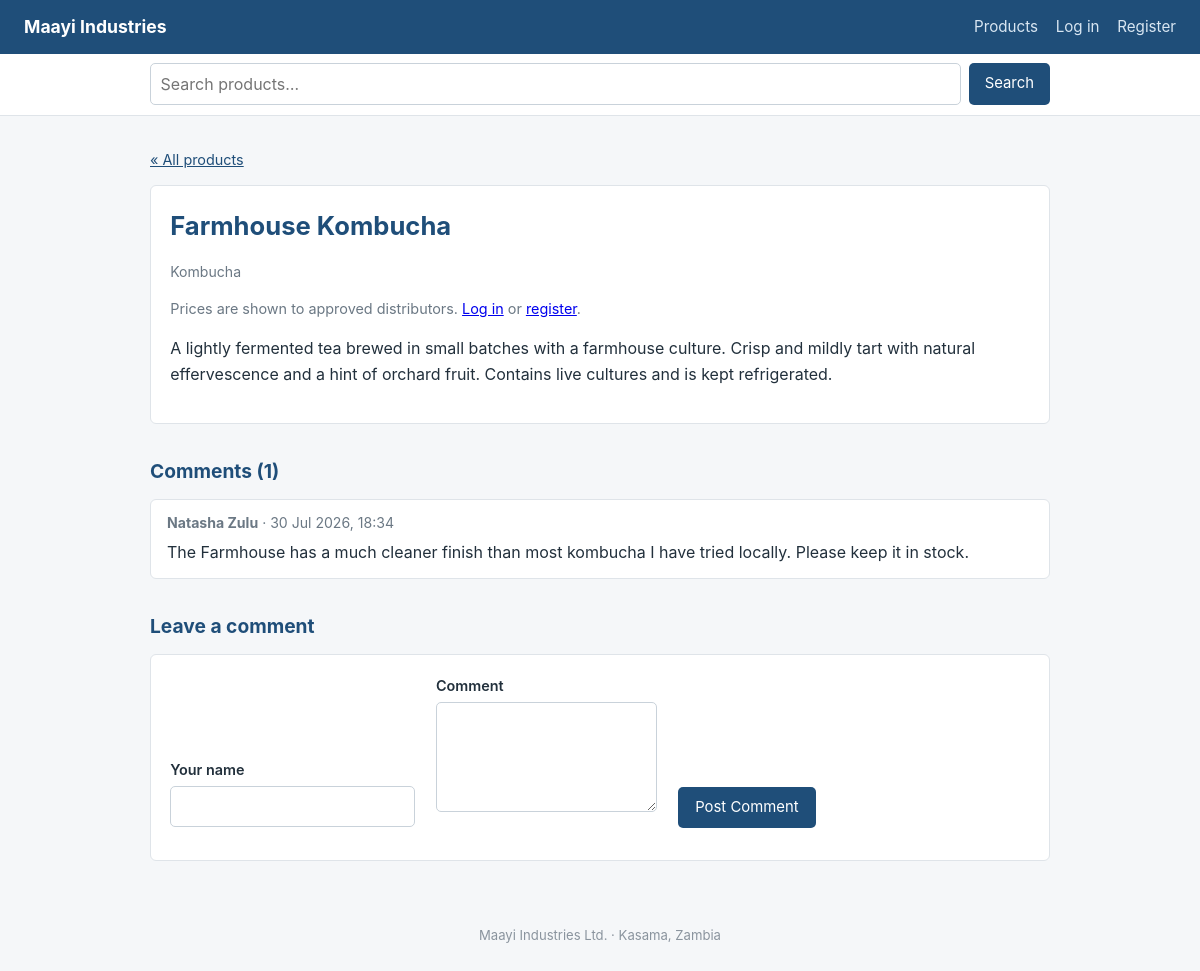
The page /page.php?id=3 on the database its author committed.
### tables this page shows
CREATE TABLE pages (
    page_id     INT AUTO_INCREMENT PRIMARY KEY,
    title       VARCHAR(150)  NOT NULL,
    category_id INT           NULL,
    body        TEXT          NOT NULL,
    price       DECIMAL(10,2) NOT NULL DEFAULT 0.00,
    created_at  DATETIME      NOT NULL DEFAULT CURRENT_TIMESTAMP,
    updated_at  DATETIME      NOT NULL DEFAULT CURRENT_TIMESTAMP
                              ON UPDATE CURRENT_TIMESTAMP,
    CONSTRAINT fk_pages_category
        FOREIGN KEY (category_id) REFERENCES categories(category_id)
        ON DELETE SET NULL
);

CREATE TABLE categories (
    category_id INT AUTO_INCREMENT PRIMARY KEY,
    name        VARCHAR(80) NOT NULL UNIQUE
);

CREATE TABLE comments (
    comment_id  INT AUTO_INCREMENT PRIMARY KEY,
    page_id     INT          NOT NULL,
    author_name VARCHAR(80)  NOT NULL,
    body        TEXT         NOT NULL,
    created_at  DATETIME     NOT NULL DEFAULT CURRENT_TIMESTAMP,
    CONSTRAINT fk_comments_page
        FOREIGN KEY (page_id) REFERENCES pages(page_id)
        ON DELETE CASCADE
);

### includes/functions.php (called while the page is built, shortened)
<?php
function logged_in(): bool {
    return isset($_SESSION['user_id']);
}
function approved_distributor_id(PDO $pdo): ?int {
    if (!logged_in()) {
        return null;
    }
    $stmt = $pdo->prepare(
        "SELECT distributor_id FROM distributors
          WHERE user_id = ? AND approval_status = 'approved'"
    );
    $stmt->execute([$_SESSION['user_id']]);
    $id = $stmt->fetchColumn();
    return $id === false ? null : (int)$id;
}
function url(string $path = ''): string {
    $root = rtrim(dirname($_SERVER['SCRIPT_NAME']), '/\\');
    $root = preg_replace('#/admin$#', '', $root);
    return $root . '/' . ltrim($path, '/');
}
function e(?string $text): string {
    return htmlspecialchars($text ?? '', ENT_QUOTES, 'UTF-8');
}

### page.php (the view, shortened to what this page needs)
<?php
require_once __DIR__ . '/includes/db.php';
require_once __DIR__ . '/includes/functions.php';
$id = clean_id($_GET['id'] ?? null);
$stmt = $pdo->prepare(
    'SELECT pages.*, categories.name AS category_name
       FROM pages
       LEFT JOIN categories ON pages.category_id = categories.category_id
      WHERE pages.page_id = ?'
);
$stmt->execute([$id]);
$page = $stmt->fetch();
$dist_id = approved_distributor_id($pdo);
$pricing = ($dist_id !== null)
    ? price_for_distributor($pdo, $dist_id, (int)$page['page_id'], (float)$page['price'])
    : null;
$author = '';
$body   = '';
$stmt = $pdo->prepare('SELECT * FROM comments WHERE page_id = ? ORDER BY created_at DESC');
$stmt->execute([$id]);
$comments = $stmt->fetchAll();
require_once __DIR__ . '/includes/header.php';
?>
<p class="crumb"><a href="<?= url('index.php') ?>">&laquo; All products</a></p>
<article class="box">
    <h1><?= e($page['title']) ?></h1>
    <p class="meta">
        <?= $page['category_name'] ? e($page['category_name']) : 'Uncategorised' ?>
    </p>
    <?php if ($pricing === null): ?>
        <p class="hint">Prices are shown to approved distributors. <?php
            if (!logged_in()) {
                echo '<a href="' . url('login.php') . '">Log in</a> or <a href="'
                   . url('register.php') . '">register</a>.';
            } elseif (($_SESSION['role'] ?? '') === 'member') {
                echo '<a href="' . url('apply.php') . '">Apply to become a distributor</a>.';
            }
        ?></p>
    <?php endif; ?>
    <p><?= nl2br(e($page['body'])) ?></p>
</article>
<h2>Comments (<?= count($comments) ?>)</h2>
<?php if (!$comments): ?>
    <p class="hint">No comments yet. Be the first.</p>
<?php else: ?>
    <?php foreach ($comments as $c): ?>
        <div class="comment">
            <p class="meta">
                <strong><?= e($c['author_name']) ?></strong>
                &middot; <?= date('j M Y, H:i', strtotime($c['created_at'])) ?>
            </p>
            <p><?= nl2br(e($c['body'])) ?></p>
        </div>
    <?php endforeach; ?>
<?php endif; ?>
<h2>Leave a comment</h2>
<form method="post" class="box">
    <label>Your name
        <input type="text" name="author_name" value="<?= e($author) ?>" required>
    </label>
    <label>Comment
        <textarea name="body" rows="4" required><?= e($body) ?></textarea>
    </label>
    <button type="submit">Post Comment</button>
</form>
<?php require_once __DIR__ . '/includes/footer.php'; ?>

### style.css (style rules this page uses)
body { margin: 0; font-family: -apple-system, "Segoe UI", Roboto, Arial, sans-serif; line-height: 1.6; color: #22303c; background: #f5f7f9; }
h1 { color: #1f4e79; font-size: 1.6rem; margin: 0 0 0.5rem; }
h2 { color: #1f4e79; font-size: 1.2rem; margin: 2rem 0 0.75rem; }
.hint { color: #6b7884; font-size: 0.9rem; }
.meta { color: #6b7884; font-size: 0.88rem; }
.crumb { font-size: 0.9rem; }
.crumb a { color: #1f4e79; }
.box { background: #fff; border: 1px solid #dfe4e9; border-radius: 6px; padding: 1.2rem; margin-bottom: 1.5rem; }
.box label { display: block; margin-bottom: 0.9rem; font-weight: 600; font-size: 0.9rem; }
.box input, .box select, .box textarea { display: block; width: 100%; box-sizing: border-box; margin-top: 0.3rem; padding: 0.5rem 0.6rem; border: 1px solid #c9d2da; border-radius: 5px; font: inherit; font-weight: normal; color: #22303c; background: #fff; }
.box textarea { resize: vertical; }
button, .button { display: inline-block; background: #1f4e79; color: #fff; border: none; padding: 0.55rem 1.1rem; border-radius: 5px; font: inherit; font-size: 0.93rem; cursor: pointer; text-decoration: none; }
.comment { background: #fff; border: 1px solid #dfe4e9; border-radius: 6px; padding: 0.8rem 1rem; margin-bottom: 0.6rem; }
.comment p { margin: 0.3rem 0 0; }
.comment .meta { margin: 0; }
form.box label { display: inline-block; margin-right: 1rem; }

### rows shown on the page
pages: title "Farmhouse Kombucha", category.name "Kombucha", body "A lightly fermented tea brewed in small batches with a farmhouse culture. Crisp and mildly tart with natural effervescence and a hint of orchard fruit. Contains live cultures and is kept refrigerated."
comments: author_name "Natasha Zulu", created_at "30 Jul 2026, 18:34", body "The Farmhouse has a much cleaner finish than most kombucha I have tried locally. Please keep it in stock."

### other values the page prints
count($comments) "1"
